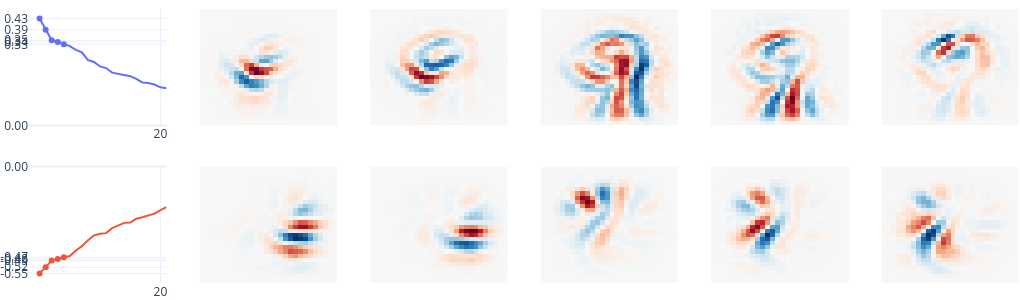

This figure's notebook cell:
### Code cell
plot_eigenspectrum(model_kernel_size_7, eigenvectors=5, digit=9)

### Figure 1 — Plotly figure (JSON) as saved in the notebook; plotly's stock layout.template omitted (floating-point values rounded to 4 significant figures; data arrays with more than 128 entries replaced by an {"elided": "..."} marker saying what was removed)
{"data": [{"mode": "lines", "type": "scatter", "xaxis": "x", "y": [0.4335, 0.3886, 0.3454, 0.3385, 0.3291, 0.3221, 0.3068, 0.2966, 0.2646, 0.2574, 0.2393, 0.2328, 0.2143, 0.2093, 0.206, 0.1998, 0.1886, 0.1743, 0.1721, 0.1661, 0.1547, 0.1512], "yaxis": "y"}, {"marker": {"color": "#636EFA"}, "mode": "markers", "type": "scatter", "x": [4, 3, 2, 1, 0], "xaxis": "x", "y": [0.3291, 0.3385, 0.3454, 0.3886, 0.4335], "yaxis": "y"}, {"marker": {"color": "#EF553B"}, "mode": "lines", "type": "scatter", "xaxis": "x7", "y": [-0.5535, -0.5215, -0.4869, -0.4785, -0.4697, -0.4637, -0.4346, -0.4124, -0.3817, -0.3564, -0.3485, -0.3447, -0.3193, -0.3064, -0.2917, -0.2901, -0.2703, -0.2624, -0.2543, -0.2437, -0.2254, -0.21], "yaxis": "y7"}, {"marker": {"color": "#EF553B"}, "mode": "markers", "type": "scatter", "x": [0, 1, 2, 3, 4], "xaxis": "x7", "y": [-0.5535, -0.5215, -0.4869, -0.4785, -0.4697], "yaxis": "y7"}, {"colorscale": [[0, "rgb(103,0,31)"], [0.1, "rgb(178,24,43)"], [0.2, "rgb(214,96,77)"], [0.3, "rgb(244,165,130)"], [0.4, "rgb(253,219,199)"], [0.5, "rgb(247,247,247)"], [0.6, "rgb(209,229,240)"], [0.7, "rgb(146,197,222)"], [0.8, "rgb(67,147,195)"], [0.9, "rgb(33,102,172)"], [1, "rgb(5,48,97)"]], "showscale": false, "type": "heatmap", "xaxis": "x2", "yaxis": "y2", "z": {"elided": "28x28 float values"}, "zmid": 0}, {"colorscale": [[0, "rgb(103,0,31)"], [0.1, "rgb(178,24,43)"], [0.2, "rgb(214,96,77)"], [0.3, "rgb(244,165,130)"], [0.4, "rgb(253,219,199)"], [0.5, "rgb(247,247,247)"], [0.6, "rgb(209,229,240)"], [0.7, "rgb(146,197,222)"], [0.8, "rgb(67,147,195)"], [0.9, "rgb(33,102,172)"], [1, "rgb(5,48,97)"]], "showscale": false, "type": "heatmap", "xaxis": "x3", "yaxis": "y3", "z": {"elided": "28x28 float values"}, "zmid": 0}, {"colorscale": [[0, "rgb(103,0,31)"], [0.1, "rgb(178,24,43)"], [0.2, "rgb(214,96,77)"], [0.3, "rgb(244,165,130)"], [0.4, "rgb(253,219,199)"], [0.5, "rgb(247,247,247)"], [0.6, "rgb(209,229,240)"], [0.7, "rgb(146,197,222)"], [0.8, "rgb(67,147,195)"], [0.9, "rgb(33,102,172)"], [1, "rgb(5,48,97)"]], "showscale": false, "type": "heatmap", "xaxis": "x4", "yaxis": "y4", "z": {"elided": "28x28 float values"}, "zmid": 0}, {"colorscale": [[0, "rgb(103,0,31)"], [0.1, "rgb(178,24,43)"], [0.2, "rgb(214,96,77)"], [0.3, "rgb(244,165,130)"], [0.4, "rgb(253,219,199)"], [0.5, "rgb(247,247,247)"], [0.6, "rgb(209,229,240)"], [0.7, "rgb(146,197,222)"], [0.8, "rgb(67,147,195)"], [0.9, "rgb(33,102,172)"], [1, "rgb(5,48,97)"]], "showscale": false, "type": "heatmap", "xaxis": "x5", "yaxis": "y5", "z": {"elided": "28x28 float values"}, "zmid": 0}, {"colorscale": [[0, "rgb(103,0,31)"], [0.1, "rgb(178,24,43)"], [0.2, "rgb(214,96,77)"], [0.3, "rgb(244,165,130)"], [0.4, "rgb(253,219,199)"], [0.5, "rgb(247,247,247)"], [0.6, "rgb(209,229,240)"], [0.7, "rgb(146,197,222)"], [0.8, "rgb(67,147,195)"], [0.9, "rgb(33,102,172)"], [1, "rgb(5,48,97)"]], "showscale": false, "type": "heatmap", "xaxis": "x6", "yaxis": "y6", "z": {"elided": "28x28 float values"}, "zmid": 0}, {"colorscale": [[0, "rgb(103,0,31)"], [0.1, "rgb(178,24,43)"], [0.2, "rgb(214,96,77)"], [0.3, "rgb(244,165,130)"], [0.4, "rgb(253,219,199)"], [0.5, "rgb(247,247,247)"], [0.6, "rgb(209,229,240)"], [0.7, "rgb(146,197,222)"], [0.8, "rgb(67,147,195)"], [0.9, "rgb(33,102,172)"], [1, "rgb(5,48,97)"]], "showscale": false, "type": "heatmap", "xaxis": "x8", "yaxis": "y8", "z": {"elided": "28x28 float values"}, "zmid": 0}, {"colorscale": [[0, "rgb(103,0,31)"], [0.1, "rgb(178,24,43)"], [0.2, "rgb(214,96,77)"], [0.3, "rgb(244,165,130)"], [0.4, "rgb(253,219,199)"], [0.5, "rgb(247,247,247)"], [0.6, "rgb(209,229,240)"], [0.7, "rgb(146,197,222)"], [0.8, "rgb(67,147,195)"], [0.9, "rgb(33,102,172)"], [1, "rgb(5,48,97)"]], "showscale": false, "type": "heatmap", "xaxis": "x9", "yaxis": "y9", "z": {"elided": "28x28 float values"}, "zmid": 0}, {"colorscale": [[0, "rgb(103,0,31)"], [0.1, "rgb(178,24,43)"], [0.2, "rgb(214,96,77)"], [0.3, "rgb(244,165,130)"], [0.4, "rgb(253,219,199)"], [0.5, "rgb(247,247,247)"], [0.6, "rgb(209,229,240)"], [0.7, "rgb(146,197,222)"], [0.8, "rgb(67,147,195)"], [0.9, "rgb(33,102,172)"], [1, "rgb(5,48,97)"]], "showscale": false, "type": "heatmap", "xaxis": "x10", "yaxis": "y10", "z": {"elided": "28x28 float values"}, "zmid": 0}, {"colorscale": [[0, "rgb(103,0,31)"], [0.1, "rgb(178,24,43)"], [0.2, "rgb(214,96,77)"], [0.3, "rgb(244,165,130)"], [0.4, "rgb(253,219,199)"], [0.5, "rgb(247,247,247)"], [0.6, "rgb(209,229,240)"], [0.7, "rgb(146,197,222)"], [0.8, "rgb(67,147,195)"], [0.9, "rgb(33,102,172)"], [1, "rgb(5,48,97)"]], "showscale": false, "type": "heatmap", "xaxis": "x11", "yaxis": "y11", "z": {"elided": "28x28 float values"}, "zmid": 0}, {"colorscale": [[0, "rgb(103,0,31)"], [0.1, "rgb(178,24,43)"], [0.2, "rgb(214,96,77)"], [0.3, "rgb(244,165,130)"], [0.4, "rgb(253,219,199)"], [0.5, "rgb(247,247,247)"], [0.6, "rgb(209,229,240)"], [0.7, "rgb(146,197,222)"], [0.8, "rgb(67,147,195)"], [0.9, "rgb(33,102,172)"], [1, "rgb(5,48,97)"]], "showscale": false, "type": "heatmap", "xaxis": "x12", "yaxis": "y12", "z": {"elided": "28x28 float values"}, "zmid": 0}], "layout": {"autosize": false, "coloraxis": {"showscale": false}, "height": 300, "legend": {"visible": false}, "margin": {"b": 0, "l": 0, "r": 0, "t": 0}, "width": 1020, "xaxis": {"anchor": "y", "domain": [0, 0.1389], "ticktext": ["20"], "tickvals": [20], "visible": true, "zeroline": false}, "xaxis10": {"anchor": "y10", "domain": [0.5167, 0.6556], "visible": false}, "xaxis11": {"anchor": "y11", "domain": [0.6889, 0.8278], "visible": false}, "xaxis12": {"anchor": "y12", "domain": [0.8611, 1], "visible": false}, "xaxis2": {"anchor": "y2", "domain": [0.1722, 0.3111], "visible": false}, "xaxis3": {"anchor": "y3", "domain": [0.3444, 0.4833], "visible": false}, "xaxis4": {"anchor": "y4", "domain": [0.5167, 0.6556], "visible": false}, "xaxis5": {"anchor": "y5", "domain": [0.6889, 0.8278], "visible": false}, "xaxis6": {"anchor": "y6", "domain": [0.8611, 1], "visible": false}, "xaxis7": {"anchor": "y7", "domain": [0, 0.1389], "ticktext": ["20"], "tickvals": [20], "visible": true, "zeroline": false}, "xaxis8": {"anchor": "y8", "domain": [0.1722, 0.3111], "visible": false}, "xaxis9": {"anchor": "y9", "domain": [0.3444, 0.4833], "visible": false}, "yaxis": {"anchor": "x", "domain": [0.575, 1], "rangemode": "tozero", "ticktext": ["0.00", "0.43", "0.39", "0.35", "0.34", "0.33"], "tickvals": [0, 0.4335, 0.3886, 0.3454, 0.3385, 0.3291], "visible": true, "zeroline": true}, "yaxis10": {"anchor": "x10", "domain": [0, 0.425], "visible": false}, "yaxis11": {"anchor": "x11", "domain": [0, 0.425], "visible": false}, "yaxis12": {"anchor": "x12", "domain": [0, 0.425], "visible": false}, "yaxis2": {"anchor": "x2", "domain": [0.575, 1], "visible": false}, "yaxis3": {"anchor": "x3", "domain": [0.575, 1], "visible": false}, "yaxis4": {"anchor": "x4", "domain": [0.575, 1], "visible": false}, "yaxis5": {"anchor": "x5", "domain": [0.575, 1], "visible": false}, "yaxis6": {"anchor": "x6", "domain": [0.575, 1], "visible": false}, "yaxis7": {"anchor": "x7", "domain": [0, 0.425], "rangemode": "tozero", "ticktext": ["0.00", "-0.55", "-0.52", "-0.49", "-0.48", "-0.47"], "tickvals": [0, -0.5535, -0.5215, -0.4869, -0.4785, -0.4697], "visible": true, "zeroline": true}, "yaxis8": {"anchor": "x8", "domain": [0, 0.425], "visible": false}, "yaxis9": {"anchor": "x9", "domain": [0, 0.425], "visible": false}}}
